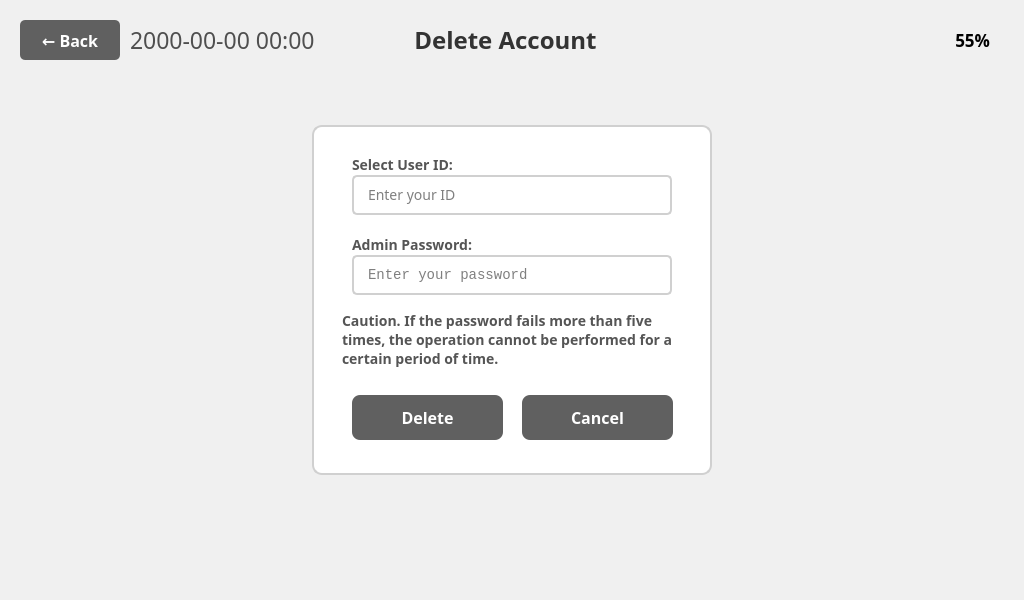
<?xml version="1.0" encoding="UTF-8"?>
<ui version="4.0">
 <class>AccountPwEditViewWindow</class>
 <widget class="QWidget" name="AccountPwEditViewWindow">
  <property name="geometry">
   <rect>
    <x>0</x>
    <y>0</y>
    <width>1024</width>
    <height>600</height>
   </rect>
  </property>
  <property name="font">
   <font>
    <family>Pretendard</family>
   </font>
  </property>
  <property name="styleSheet">
   <string notr="true">QWidget {
    background-color: #f0f0f0;
    font-family: 'Pretendard';
}</string>
  </property>
  <widget class="QWidget" name="main_widget" native="true">
   <property name="geometry">
    <rect>
     <x>0</x>
     <y>0</y>
     <width>1024</width>
     <height>600</height>
    </rect>
   </property>
   <widget class="QWidget" name="header_widget" native="true">
    <property name="geometry">
     <rect>
      <x>0</x>
      <y>0</y>
      <width>1024</width>
      <height>70</height>
     </rect>
    </property>
    <widget class="QPushButton" name="pushButton_back">
     <property name="geometry">
      <rect>
       <x>20</x>
       <y>20</y>
       <width>100</width>
       <height>40</height>
      </rect>
     </property>
     <property name="font">
      <font>
       <family>Pretendard</family>
       <pointsize>-1</pointsize>
       <weight>75</weight>
       <bold>true</bold>
      </font>
     </property>
     <property name="styleSheet">
      <string notr="true">QPushButton {
    background-color: #606060;
    color: white;
    border: none;
    border-radius: 5px;
    font-size: 16px;
    font-weight: bold;
}
QPushButton:hover {
    background-color: #707070;
}
QPushButton:pressed {
    background-color: #505050;
}</string>
     </property>
     <property name="text">
      <string>← Back</string>
     </property>
    </widget>
    <widget class="QLabel" name="label_title">
     <property name="geometry">
      <rect>
       <x>320</x>
       <y>20</y>
       <width>371</width>
       <height>40</height>
      </rect>
     </property>
     <property name="font">
      <font>
       <family>Pretendard</family>
       <pointsize>-1</pointsize>
       <weight>75</weight>
       <bold>true</bold>
      </font>
     </property>
     <property name="styleSheet">
      <string notr="true">QLabel {
    font-size: 24px;
    font-weight: bold;
    color: #333333;
}</string>
     </property>
     <property name="text">
      <string>Delete Account</string>
     </property>
     <property name="alignment">
      <set>Qt::AlignCenter</set>
     </property>
    </widget>
    <widget class="QLabel" name="label_DateNClock">
     <property name="geometry">
      <rect>
       <x>130</x>
       <y>20</y>
       <width>221</width>
       <height>40</height>
      </rect>
     </property>
     <property name="palette">
      <palette>
       <active>
        <colorrole role="WindowText">
         <brush brushstyle="SolidPattern">
          <color alpha="255">
           <red>79</red>
           <green>79</green>
           <blue>79</blue>
          </color>
         </brush>
        </colorrole>
        <colorrole role="Button">
         <brush brushstyle="SolidPattern">
          <color alpha="255">
           <red>240</red>
           <green>240</green>
           <blue>240</blue>
          </color>
         </brush>
        </colorrole>
        <colorrole role="Base">
         <brush brushstyle="SolidPattern">
          <color alpha="255">
           <red>240</red>
           <green>240</green>
           <blue>240</blue>
          </color>
         </brush>
        </colorrole>
        <colorrole role="Window">
         <brush brushstyle="SolidPattern">
          <color alpha="255">
           <red>240</red>
           <green>240</green>
           <blue>240</blue>
          </color>
         </brush>
        </colorrole>
       </active>
       <inactive>
        <colorrole role="WindowText">
         <brush brushstyle="SolidPattern">
          <color alpha="255">
           <red>79</red>
           <green>79</green>
           <blue>79</blue>
          </color>
         </brush>
        </colorrole>
        <colorrole role="Button">
         <brush brushstyle="SolidPattern">
          <color alpha="255">
           <red>240</red>
           <green>240</green>
           <blue>240</blue>
          </color>
         </brush>
        </colorrole>
        <colorrole role="Base">
         <brush brushstyle="SolidPattern">
          <color alpha="255">
           <red>240</red>
           <green>240</green>
           <blue>240</blue>
          </color>
         </brush>
        </colorrole>
        <colorrole role="Window">
         <brush brushstyle="SolidPattern">
          <color alpha="255">
           <red>240</red>
           <green>240</green>
           <blue>240</blue>
          </color>
         </brush>
        </colorrole>
       </inactive>
       <disabled>
        <colorrole role="WindowText">
         <brush brushstyle="SolidPattern">
          <color alpha="255">
           <red>120</red>
           <green>120</green>
           <blue>120</blue>
          </color>
         </brush>
        </colorrole>
        <colorrole role="Button">
         <brush brushstyle="SolidPattern">
          <color alpha="255">
           <red>240</red>
           <green>240</green>
           <blue>240</blue>
          </color>
         </brush>
        </colorrole>
        <colorrole role="Base">
         <brush brushstyle="SolidPattern">
          <color alpha="255">
           <red>240</red>
           <green>240</green>
           <blue>240</blue>
          </color>
         </brush>
        </colorrole>
        <colorrole role="Window">
         <brush brushstyle="SolidPattern">
          <color alpha="255">
           <red>240</red>
           <green>240</green>
           <blue>240</blue>
          </color>
         </brush>
        </colorrole>
       </disabled>
      </palette>
     </property>
     <property name="font">
      <font>
       <family>Pretendard</family>
       <pointsize>17</pointsize>
       <weight>50</weight>
       <bold>false</bold>
      </font>
     </property>
     <property name="text">
      <string>2000-00-00 00:00</string>
     </property>
     <property name="alignment">
      <set>Qt::AlignLeading|Qt::AlignLeft|Qt::AlignVCenter</set>
     </property>
    </widget>
    <widget class="QLabel" name="label_BatteryGuage">
     <property name="geometry">
      <rect>
       <x>840</x>
       <y>20</y>
       <width>150</width>
       <height>40</height>
      </rect>
     </property>
     <property name="palette">
      <palette>
       <active>
        <colorrole role="WindowText">
         <brush brushstyle="SolidPattern">
          <color alpha="255">
           <red>0</red>
           <green>0</green>
           <blue>0</blue>
          </color>
         </brush>
        </colorrole>
        <colorrole role="Button">
         <brush brushstyle="SolidPattern">
          <color alpha="255">
           <red>240</red>
           <green>240</green>
           <blue>240</blue>
          </color>
         </brush>
        </colorrole>
        <colorrole role="Base">
         <brush brushstyle="SolidPattern">
          <color alpha="255">
           <red>240</red>
           <green>240</green>
           <blue>240</blue>
          </color>
         </brush>
        </colorrole>
        <colorrole role="Window">
         <brush brushstyle="SolidPattern">
          <color alpha="255">
           <red>240</red>
           <green>240</green>
           <blue>240</blue>
          </color>
         </brush>
        </colorrole>
       </active>
       <inactive>
        <colorrole role="WindowText">
         <brush brushstyle="SolidPattern">
          <color alpha="255">
           <red>0</red>
           <green>0</green>
           <blue>0</blue>
          </color>
         </brush>
        </colorrole>
        <colorrole role="Button">
         <brush brushstyle="SolidPattern">
          <color alpha="255">
           <red>240</red>
           <green>240</green>
           <blue>240</blue>
          </color>
         </brush>
        </colorrole>
        <colorrole role="Base">
         <brush brushstyle="SolidPattern">
          <color alpha="255">
           <red>240</red>
           <green>240</green>
           <blue>240</blue>
          </color>
         </brush>
        </colorrole>
        <colorrole role="Window">
         <brush brushstyle="SolidPattern">
          <color alpha="255">
           <red>240</red>
           <green>240</green>
           <blue>240</blue>
          </color>
         </brush>
        </colorrole>
       </inactive>
       <disabled>
        <colorrole role="WindowText">
         <brush brushstyle="SolidPattern">
          <color alpha="255">
           <red>120</red>
           <green>120</green>
           <blue>120</blue>
          </color>
         </brush>
        </colorrole>
        <colorrole role="Button">
         <brush brushstyle="SolidPattern">
          <color alpha="255">
           <red>240</red>
           <green>240</green>
           <blue>240</blue>
          </color>
         </brush>
        </colorrole>
        <colorrole role="Base">
         <brush brushstyle="SolidPattern">
          <color alpha="255">
           <red>240</red>
           <green>240</green>
           <blue>240</blue>
          </color>
         </brush>
        </colorrole>
        <colorrole role="Window">
         <brush brushstyle="SolidPattern">
          <color alpha="255">
           <red>240</red>
           <green>240</green>
           <blue>240</blue>
          </color>
         </brush>
        </colorrole>
       </disabled>
      </palette>
     </property>
     <property name="font">
      <font>
       <family>Pretendard</family>
       <pointsize>13</pointsize>
       <weight>75</weight>
       <bold>true</bold>
      </font>
     </property>
     <property name="text">
      <string>55%</string>
     </property>
     <property name="alignment">
      <set>Qt::AlignRight|Qt::AlignTrailing|Qt::AlignVCenter</set>
     </property>
    </widget>
    <widget class="QLabel" name="label_9">
     <property name="geometry">
      <rect>
       <x>870</x>
       <y>20</y>
       <width>80</width>
       <height>40</height>
      </rect>
     </property>
     <property name="text">
      <string/>
     </property>
     <property name="pixmap">
      <pixmap>../image/Icon/Battery_Icon-050.png</pixmap>
     </property>
     <property name="scaledContents">
      <bool>true</bool>
     </property>
    </widget>
   </widget>
   <widget class="QFrame" name="frame_login">
    <property name="geometry">
     <rect>
      <x>312</x>
      <y>125</y>
      <width>400</width>
      <height>350</height>
     </rect>
    </property>
    <property name="styleSheet">
     <string notr="true">QFrame {
    background-color: white;
    border: 2px solid #d0d0d0;
    border-radius: 10px;
}</string>
    </property>
    <property name="frameShape">
     <enum>QFrame::StyledPanel</enum>
    </property>
    <property name="frameShadow">
     <enum>QFrame::Raised</enum>
    </property>
    <widget class="QLabel" name="label_user_id">
     <property name="geometry">
      <rect>
       <x>40</x>
       <y>30</y>
       <width>320</width>
       <height>20</height>
      </rect>
     </property>
     <property name="font">
      <font>
       <family>Pretendard</family>
       <pointsize>-1</pointsize>
       <weight>75</weight>
       <bold>true</bold>
      </font>
     </property>
     <property name="styleSheet">
      <string notr="true">font-size: 14px; font-weight: bold; color: #555555; border: none;</string>
     </property>
     <property name="text">
      <string>Select User ID:</string>
     </property>
    </widget>
    <widget class="QLineEdit" name="lineEdit_user_id">
     <property name="geometry">
      <rect>
       <x>40</x>
       <y>50</y>
       <width>320</width>
       <height>40</height>
      </rect>
     </property>
     <property name="font">
      <font>
       <family>Pretendard</family>
       <pointsize>-1</pointsize>
      </font>
     </property>
     <property name="styleSheet">
      <string notr="true">QLineEdit {
    border: 2px solid #d0d0d0;
    border-radius: 5px;
    padding: 8px 12px;
    font-size: 14px;
    background-color: #ffffff;
}
QLineEdit:focus {
    border-color: #606060;
}</string>
     </property>
     <property name="placeholderText">
      <string>Enter your ID</string>
     </property>
    </widget>
    <widget class="QLabel" name="label_password">
     <property name="geometry">
      <rect>
       <x>40</x>
       <y>110</y>
       <width>320</width>
       <height>20</height>
      </rect>
     </property>
     <property name="font">
      <font>
       <family>Pretendard</family>
       <pointsize>-1</pointsize>
       <weight>75</weight>
       <bold>true</bold>
      </font>
     </property>
     <property name="styleSheet">
      <string notr="true">font-size: 14px; font-weight: bold; color: #555555; border: none;</string>
     </property>
     <property name="text">
      <string>Admin Password:</string>
     </property>
    </widget>
    <widget class="QLineEdit" name="lineEdit_password">
     <property name="geometry">
      <rect>
       <x>40</x>
       <y>130</y>
       <width>320</width>
       <height>40</height>
      </rect>
     </property>
     <property name="font">
      <font>
       <family>Courier New</family>
       <pointsize>-1</pointsize>
      </font>
     </property>
     <property name="styleSheet">
      <string notr="true">QLineEdit {
    border: 2px solid #d0d0d0;
    border-radius: 5px;
    padding: 8px 12px;
    font-size: 14px;
    background-color: #ffffff;
    font-family: 'Courier New', monospace;
}
QLineEdit:focus {
    border-color: #606060;
}</string>
     </property>
     <property name="inputMethodHints">
      <set>Qt::ImhHiddenText|Qt::ImhLatinOnly|Qt::ImhNoAutoUppercase|Qt::ImhNoPredictiveText|Qt::ImhSensitiveData</set>
     </property>
     <property name="echoMode">
      <enum>QLineEdit::Password</enum>
     </property>
     <property name="placeholderText">
      <string>Enter your password</string>
     </property>
    </widget>
    <widget class="QPushButton" name="pushButton_delete">
     <property name="geometry">
      <rect>
       <x>40</x>
       <y>270</y>
       <width>151</width>
       <height>45</height>
      </rect>
     </property>
     <property name="font">
      <font>
       <family>Pretendard</family>
       <pointsize>-1</pointsize>
       <weight>75</weight>
       <bold>true</bold>
      </font>
     </property>
     <property name="styleSheet">
      <string notr="true">QPushButton {
    background-color: #606060;
    color: white;
    border: none;
    border-radius: 8px;
    font-size: 16px;
    font-weight: bold;
}
QPushButton:hover {
    background-color: #707070;
}
QPushButton:pressed {
    background-color: #505050;
}</string>
     </property>
     <property name="text">
      <string>Delete</string>
     </property>
    </widget>
    <widget class="QPushButton" name="pushButton_cancel">
     <property name="geometry">
      <rect>
       <x>210</x>
       <y>270</y>
       <width>151</width>
       <height>45</height>
      </rect>
     </property>
     <property name="font">
      <font>
       <family>Pretendard</family>
       <pointsize>-1</pointsize>
       <weight>75</weight>
       <bold>true</bold>
      </font>
     </property>
     <property name="styleSheet">
      <string notr="true">QPushButton {
    background-color: #606060;
    color: white;
    border: none;
    border-radius: 8px;
    font-size: 16px;
    font-weight: bold;
}
QPushButton:hover {
    background-color: #707070;
}
QPushButton:pressed {
    background-color: #505050;
}</string>
     </property>
     <property name="text">
      <string>Cancel</string>
     </property>
    </widget>
    <widget class="QLabel" name="label_contents">
     <property name="geometry">
      <rect>
       <x>30</x>
       <y>180</y>
       <width>351</width>
       <height>71</height>
      </rect>
     </property>
     <property name="font">
      <font>
       <family>Pretendard</family>
       <pointsize>-1</pointsize>
       <weight>75</weight>
       <bold>true</bold>
      </font>
     </property>
     <property name="styleSheet">
      <string notr="true">font-size: 14px; font-weight: bold; color: #555555; border: none;</string>
     </property>
     <property name="text">
      <string>Caution. If the password fails more than five times, the operation cannot be performed for a certain period of time.</string>
     </property>
     <property name="textFormat">
      <enum>Qt::RichText</enum>
     </property>
     <property name="alignment">
      <set>Qt::AlignLeading|Qt::AlignLeft|Qt::AlignVCenter</set>
     </property>
     <property name="wordWrap">
      <bool>true</bool>
     </property>
    </widget>
   </widget>
  </widget>
 </widget>
 <resources/>
 <connections/>
</ui>
